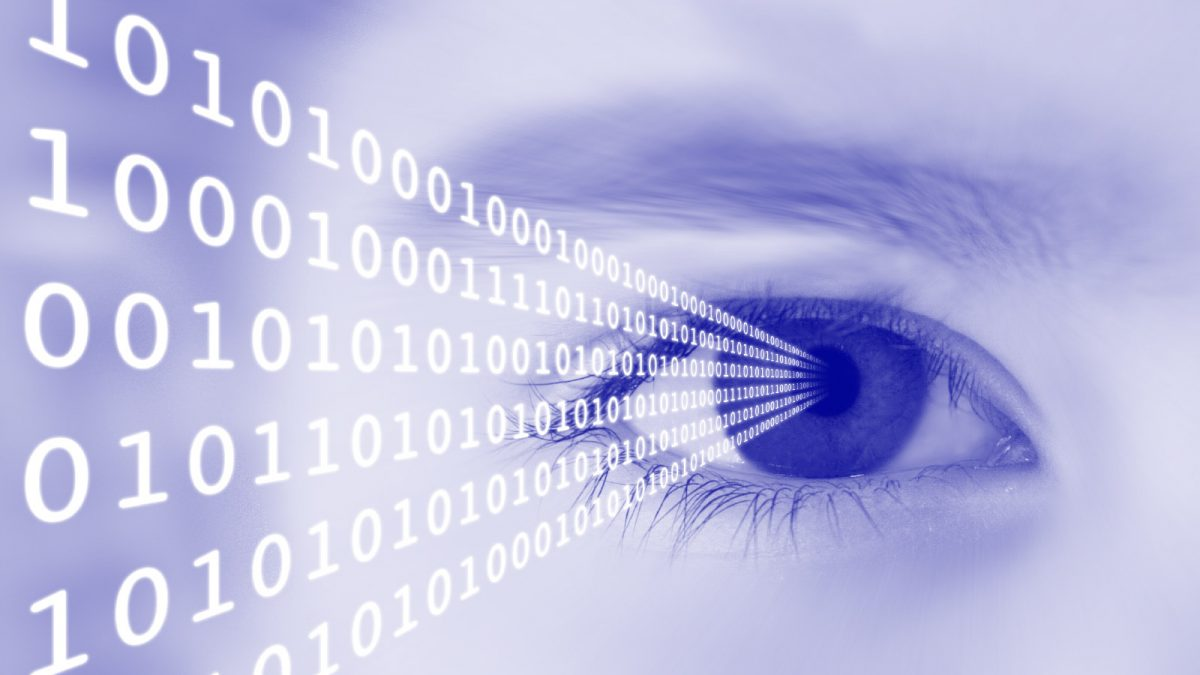
#> input picture img.jpg, 1200 x 675 px
$ jupyter execute 1_c_global_thresholiding.ipynb
#> lines starting #> are read from the running program, lines starting #| are printed output that depends on the picture; after the words box and inside, x2 and y2 are one past the last pixel; in counts of white or black regions, pixels touching at a corner belong together
[cell 1]
import numpy as np
import cv2
import matplotlib.pyplot as plt

def generate_histogram(image):
    """
    Generate a histogram for the given grayscale image.

    Parameters:
        image (numpy.ndarray): Input grayscale image.

    Returns:
        numpy.ndarray: Histogram of pixel intensities.
    """
    histogram = np.zeros(256)  # Array for pixel intensity counts (0–255)
    height, width = image.shape

    for i in range(height):
        for j in range(width):
            histogram[image[i, j]] += 1
    return histogram

def calculate_global_threshold(image, tolerance=1):
    """
    Calculate the threshold value using a basic global thresholding algorithm.

    Parameters:
        image (numpy.ndarray): Input grayscale image.
        tolerance (int): Convergence tolerance for the threshold.

    Returns:
        int: Calculated threshold value.
    """
    # Initial threshold: Mean pixel intensity
    current_threshold = np.mean(image)
    while True:
        # Split into two groups
        below_threshold = image[image <= current_threshold]
        above_threshold = image[image > current_threshold]

        # Calculate means of the two groups
        mean_below = np.mean(below_threshold) if below_threshold.size > 0 else 0
        mean_above = np.mean(above_threshold) if above_threshold.size > 0 else 0

        # Update threshold
        new_threshold = (mean_below + mean_above) / 2

        # Check for convergence
        if abs(new_threshold - current_threshold) < tolerance:
            break
        current_threshold = new_threshold

    return int(new_threshold)

def plot_histograms_and_images(original_image, segmented_image):
    """
    Plot histograms and display the original and segmented images side by side.

    Parameters:
        original_image (numpy.ndarray): Original grayscale image.
        segmented_image (numpy.ndarray): Segmented binary image.
    """
    # Generate histograms
    original_histogram = generate_histogram(original_image)
    segmented_histogram = generate_histogram(segmented_image)

    # Plot images and histograms
    plt.figure(figsize=(12, 12))

    # Original image and histogram
    plt.subplot(2, 2, 1)
    plt.imshow(original_image, cmap='gray')
    plt.title('Original Image')
    plt.axis('off')

    plt.subplot(2, 2, 2)
    plt.bar(range(256), original_histogram, color='gray', width=1)
    plt.title('Histogram of Original Image')
    plt.xlabel('Pixel Intensity')
    plt.ylabel('Frequency')

    # Segmented image and histogram
    plt.subplot(2, 2, 3)
    plt.imshow(segmented_image, cmap='gray')
    plt.title('Segmented Image')
    plt.axis('off')

    plt.subplot(2, 2, 4)
    plt.bar(range(256), segmented_histogram, color='gray', width=1)
    plt.title('Histogram of Segmented Image')
    plt.xlabel('Pixel Intensity')
    plt.ylabel('Frequency')

    plt.tight_layout()
    plt.show()

def plot_histogram_and_segment(image, threshold):
    """
    Perform threshold segmentation and return the segmented binary image.

    Parameters:
        image (numpy.ndarray): Input grayscale image.
        threshold (int): Threshold value for segmentation.

    Returns:
        numpy.ndarray: Segmented binary image.
    """
    # Apply threshold segmentation
    segmented_image = np.where(image > threshold, 255, 0).astype(np.uint8)
    return segmented_image

# Load a 512x512 grayscale image
image_path = "img.jpg"  # Replace with your image path
original_image = cv2.imread(image_path, cv2.IMREAD_GRAYSCALE)
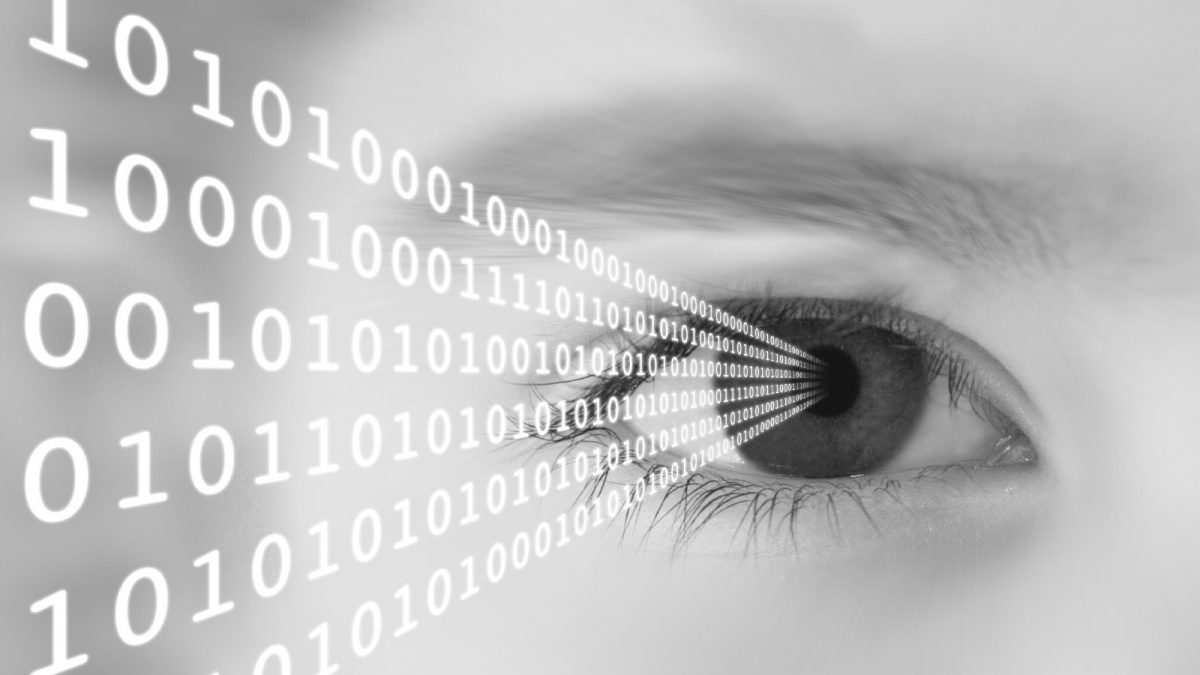
#> original_image: shape (675, 1200); min 11, max 255, mean 190.5

if original_image is None:
    raise ValueError("Could not load the image. Please check the file path.")

# Resize image if not 512x512
if original_image.shape != (512, 512):
    original_image = cv2.resize(original_image, (512, 512), interpolation=cv2.INTER_AREA)
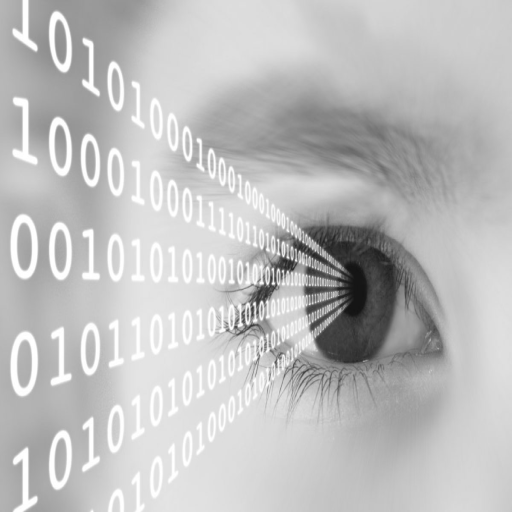
#> original_image: shape (512, 512); min 19, max 255, mean 190.5

# Calculate the global threshold
threshold_value = calculate_global_threshold(original_image)
#> in calculate_global_threshold, `current_threshold = np.mean(image)`: current_threshold = 190.5
#> the loop in calculate_global_threshold, `while True:` made 4 passes
#> (mean_below, mean_above, new_threshold, current_threshold) on passes 1 to 3: (157.1, 215.4, 186.3, 186.3), (154.1, 213.8, 183.9, 183.9), (151.6, 212.5, 182.1, 182.1)
#> (mean_below, mean_above, new_threshold) on pass 4: (150.7, 212, 181.4)
#> threshold_value = 181

# Perform segmentation using the calculated threshold
segmented_image = plot_histogram_and_segment(original_image, threshold_value)
#> in plot_histogram_and_segment, `segmented_image = np.where(image > threshold, 255, 0).astype(np.uint8)`:
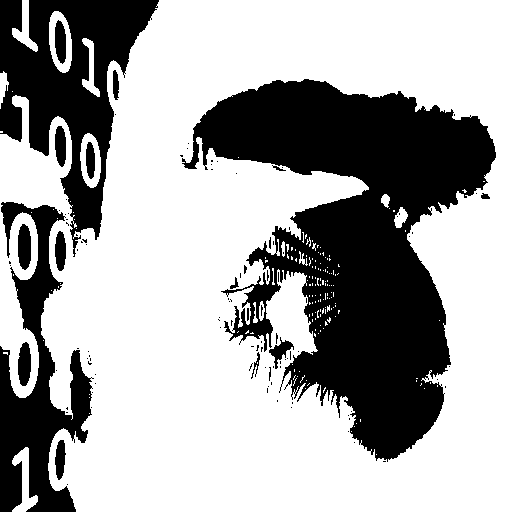
#> segmented_image: shape (512, 512); 65.9% white; 107 black regions (88 under 20 px), largest, box (x1, y1, x2, y2) and area: (182, 79, 496, 462) 56798, (0, 0, 159, 257) 16977, (0, 202, 94, 512) 11981

# Plot original and segmented images with histograms
plot_histograms_and_images(original_image, segmented_image)
#> in plot_histograms_and_images, `original_histogram = generate_histogram(original_image)`: original_histogram = 256 values, max 5330 at index 220, min 0 at index 0, mean 1024
#> in plot_histograms_and_images, `segmented_histogram = generate_histogram(segmented_image)`: segmented_histogram = 256 values, max 172799 at index 255, min 0 at index 1, mean 1024
#> in plot_histograms_and_images, `plt.show()`:
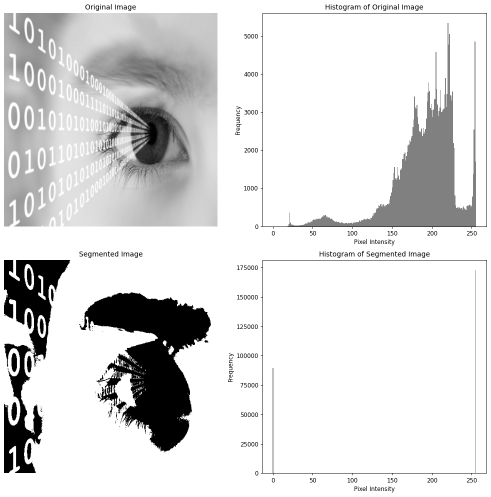
#> figure drawn by matplotlib, 4 panels; panel 2: tallest bar 5330 high, from x = 219.5 to 220.5; panel 4: tallest bar 172799 high, from x = 254.5 to 255.5
